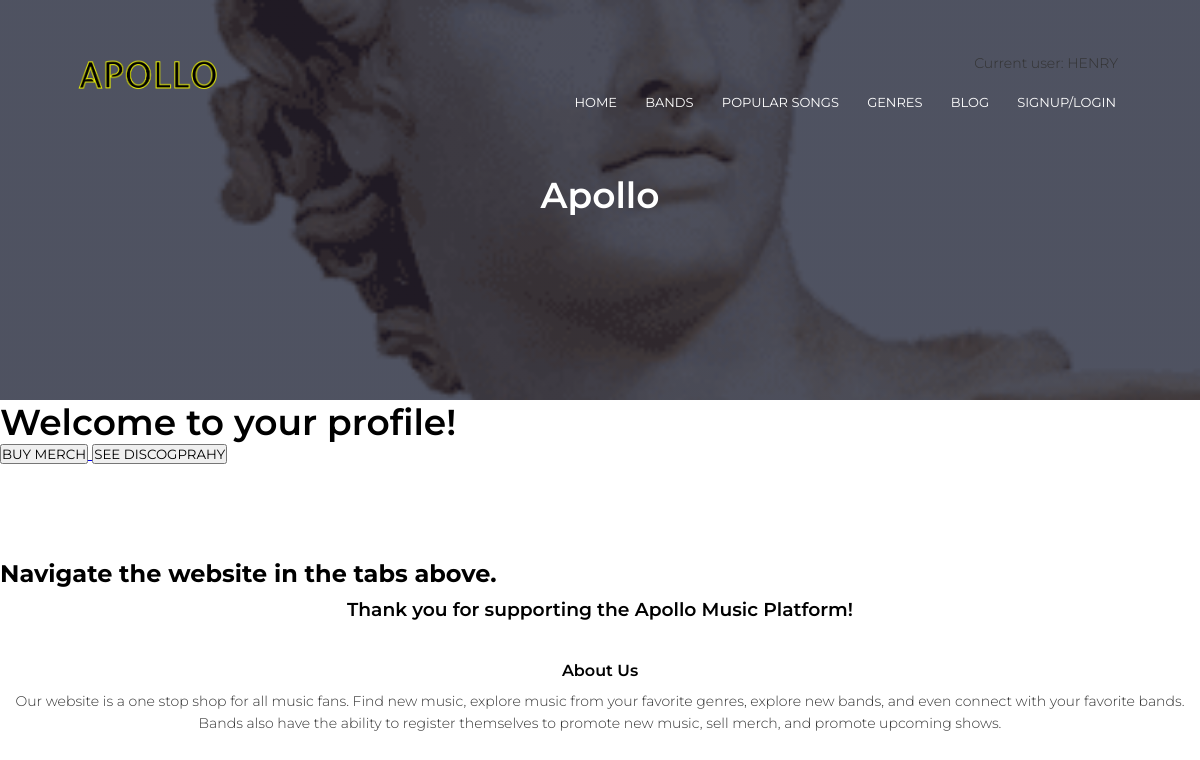
The page /profile/2 (signed in) on the database as committed earlier.
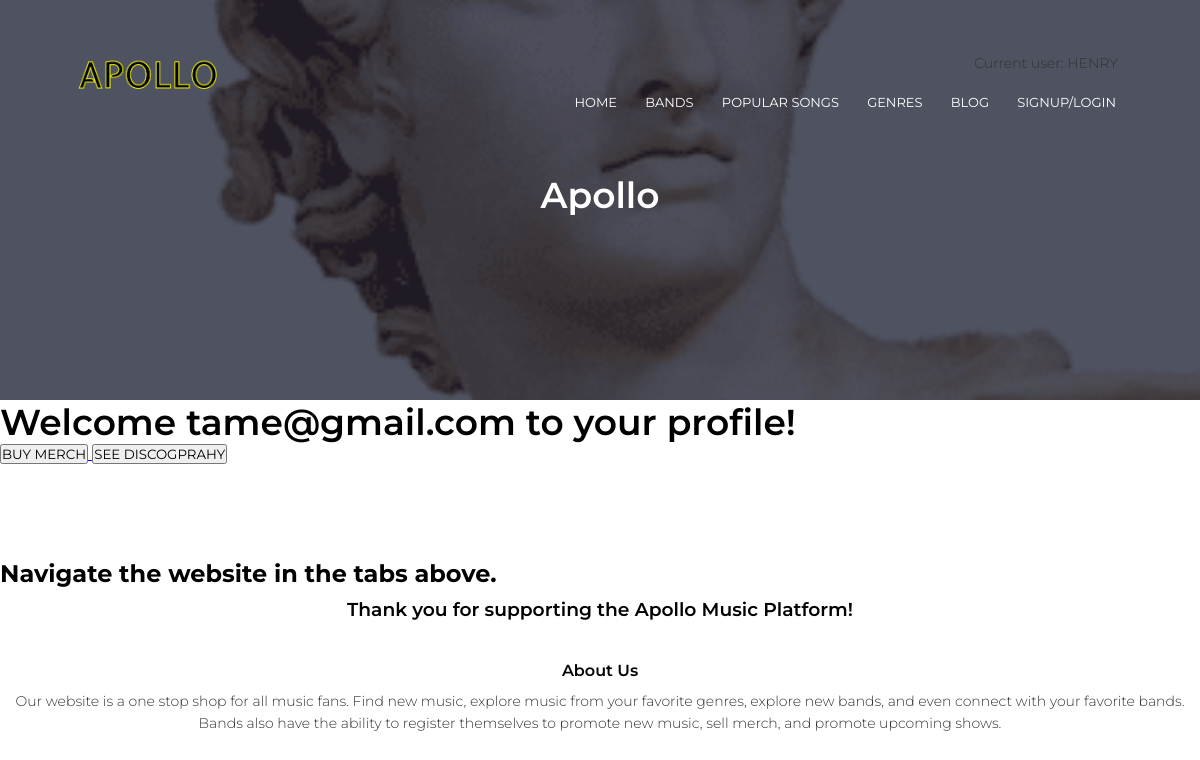
The same page on the database as committed later.
### models.py (models this page shows)
class User(UserMixin, db.Model):
    __tablename__ = 'user'
    id = db.Column(db.Integer, primary_key=True)
    email = db.Column(db.String(100), unique=True)
    password = db.Column(db.String(100))
    name = db.Column(db.String(100))
    account_type = db.Column(db.String(100))
    num_logins = db.Column(db.Integer)
    num_posts = db.Column(db.Integer)

### main.py (the view)
@main.route('/profile/<int:bid>')
def band_public(bid):
    band_to_disp = User.query.filter_by(account_type="band", id=bid).first()
    return render_template('band-public.html', bid=bid, disp_band=band_to_disp)

### __init__.py (called while the page is built)
def create_app():
    app = Flask(__name__)
    app.config['SECRET_KEY'] = 'secret-key-goes-here'
    app.config['SQLALCHEMY_DATABASE_URI'] = 'sqlite:///db.sqlite'
    db.init_app(app)
    from .auth import auth as auth_blueprint
    app.register_blueprint(auth_blueprint)
    from .main import main as main_blueprint
    app.register_blueprint(main_blueprint)
    login_manager = LoginManager()
    login_manager.login_view = 'auth.login'
    login_manager.init_app(app)
    from .models import User
    @login_manager.user_loader
    def load_user(id):
        if User.query.get(int(id)):
            return User.query.get(int(id))
    with app.app_context():
        db.create_all()
        db.session.commit()
    return app

### templates/band-public.html
{% extends "header.html" %}
	{% block title %} Apollo {% endblock %}
{% block content %}
<section>
	{% if current_user.is_authenticated %}
		<h1 class="title"> Welcome {{ disp_band.email }} to your profile!</h1>
		<a href="{{ url_for('main.buy_merch', uid=bid) }}">
			<button>BUY MERCH</button>
		</a>
		<a href="{{ url_for('main.display_discog', bid=bid) }}">
			<button>SEE DISCOGPRAHY</button>
		</a>
		<br><br><br><br><br><br>
		<h2>Navigate the website in the tabs above.</h2>
		<h3>Thank you for supporting the Apollo Music Platform!</h3>
	{% endif %}
</section>
{% endblock %}

Rows that differ between the two databases and show on the page:
added User: email "tame@gmail.com"
